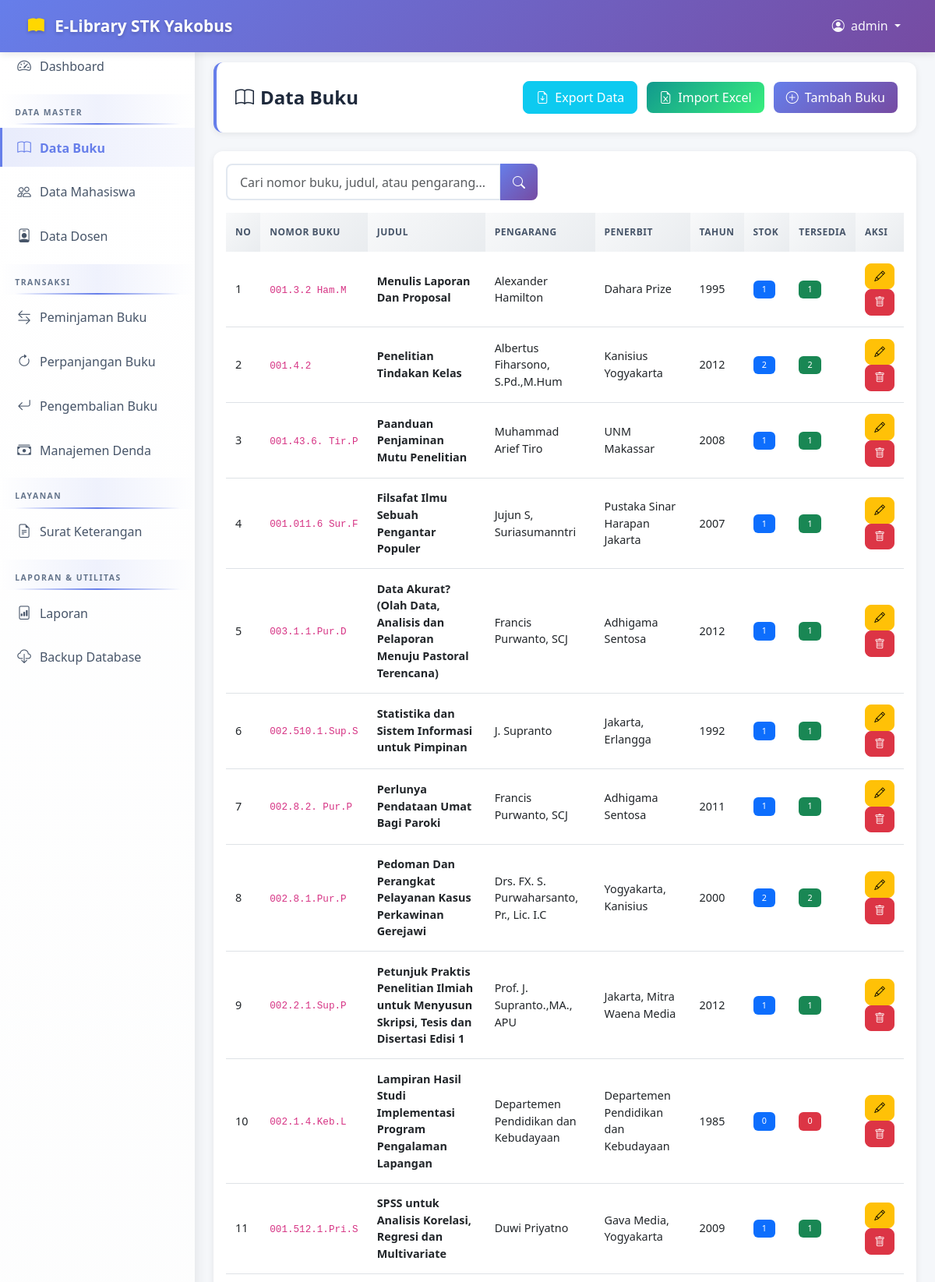
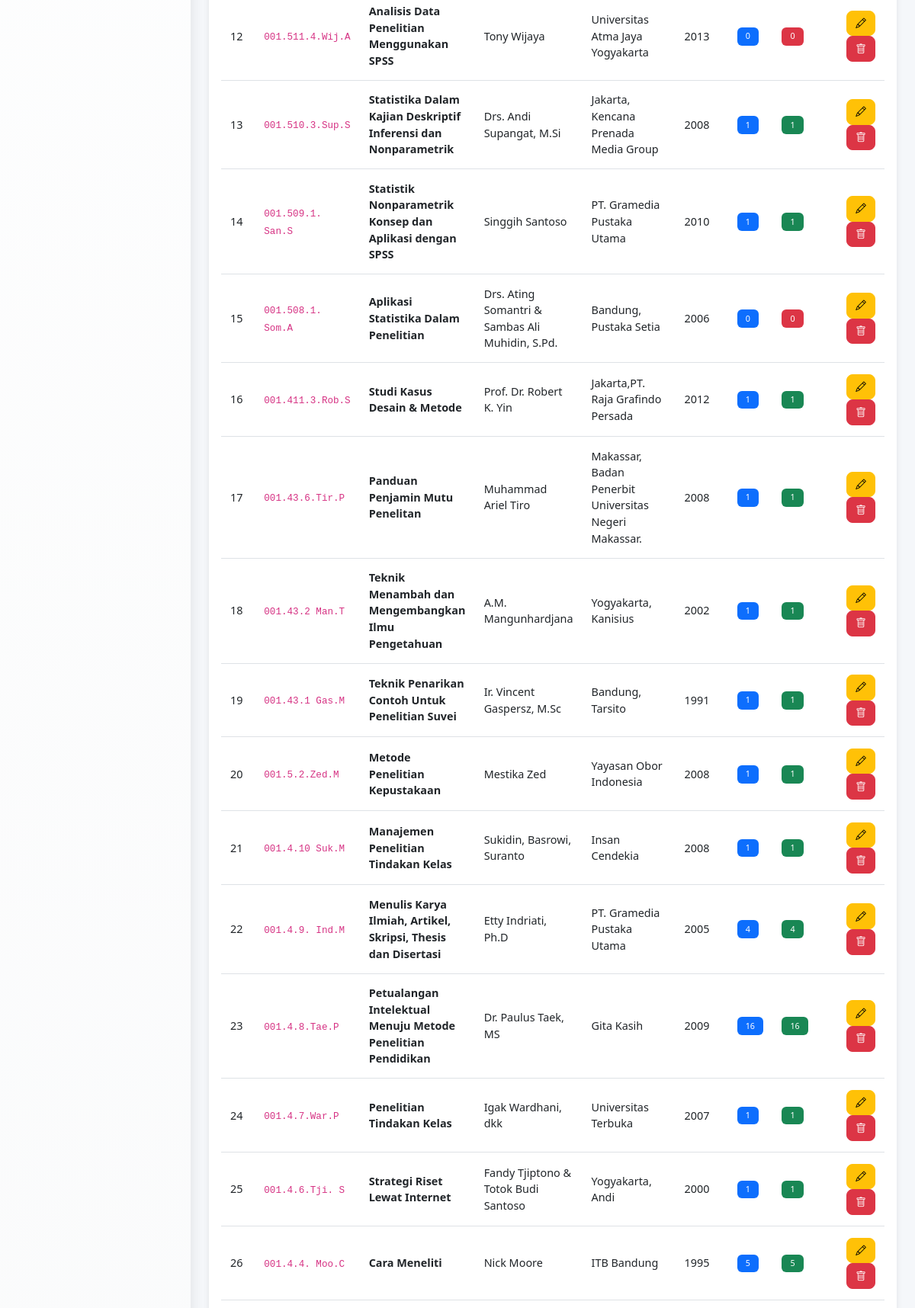
The app's page /modules/buku/index.php (signed in, upper part) with its own data (2 pictures, top to bottom).
### tables this page shows
CREATE TABLE `buku` (
  `id` int(11) NOT NULL AUTO_INCREMENT,
  `nomor_buku` varchar(50) NOT NULL,
  `judul` varchar(255) NOT NULL,
  `pengarang` varchar(255) NOT NULL,
  `penerbit` varchar(255) DEFAULT NULL,
  `tahun_terbit` year(4) DEFAULT NULL,
  `stok` int(11) DEFAULT 0,
  `stok_tersedia` int(11) DEFAULT 0,
  `created_at` timestamp NOT NULL DEFAULT current_timestamp(),
  `updated_at` timestamp NOT NULL DEFAULT current_timestamp() ON UPDATE current_timestamp(),
  PRIMARY KEY (`id`),
  UNIQUE KEY `nomor_buku` (`nomor_buku`)
);

### modules/buku/index.php (the view, shortened to what this page needs)
<?php
require_once '../../config/database.php';
$search = isset($_GET['search']) ? sanitize($_GET['search']) : '';
$where = '';
$query = "SELECT * FROM buku $where ORDER BY id DESC";
$result = $conn->query($query);
?>
<!DOCTYPE html>
<html lang="id">
<head>
    <link href="https://cdn.jsdelivr.net/npm/bootstrap@5.3.0/dist/css/bootstrap.min.css" rel="stylesheet">
    <link rel="stylesheet" href="https://cdn.jsdelivr.net/npm/bootstrap-icons@1.10.0/font/bootstrap-icons.css">
</head>
<body>
    <nav class="navbar navbar-expand-lg fixed-top">
        <div class="container-fluid">
            <a class="navbar-brand" href="<?= BASE_URL ?>dashboard.php">
                <i class="bi bi-book-fill me-2"></i>
                <strong>E-Library STK Yakobus</strong>
            </a>
            <div class="collapse navbar-collapse">
                <ul class="navbar-nav ms-auto">
                    <li class="nav-item dropdown">
                        <a class="nav-link dropdown-toggle" href="#" role="button" data-bs-toggle="dropdown">
                            <i class="bi bi-person-circle me-1"></i>
                            <?= $_SESSION['admin_username'] ?>
                        </a>
                    </li>
                </ul>
            </div>
        </div>
    </nav>
    <nav class="sidebar">
        <ul class="nav flex-column">
            <li class="nav-item">
                <a class="nav-link" href="<?= BASE_URL ?>dashboard.php">
                    <i class="bi bi-speedometer2"></i>Dashboard
                </a>
            </li>
            <li class="sidebar-heading">DATA MASTER</li>
            <li class="nav-item">
                <a class="nav-link active" href="<?= BASE_URL ?>modules/buku/index.php">
                    <i class="bi bi-book"></i>Data Buku
                </a>
            </li>
            <li class="nav-item">
                <a class="nav-link" href="<?= BASE_URL ?>modules/mahasiswa/index.php">
                    <i class="bi bi-people"></i>Data Mahasiswa
                </a>
            </li>
            <li class="nav-item">
                <a class="nav-link" href="<?= BASE_URL ?>modules/dosen/index.php">
                    <i class="bi bi-person-badge"></i>Data Dosen
                </a>
            </li>
            <li class="sidebar-heading">TRANSAKSI</li>
            <li class="nav-item">
                <a class="nav-link" href="<?= BASE_URL ?>modules/peminjaman/index.php">
                    <i class="bi bi-arrow-left-right"></i>Peminjaman Buku
                </a>
            </li>
            <li class="nav-item">
                <a class="nav-link" href="<?= BASE_URL ?>modules/perpanjangan/index.php">
                    <i class="bi bi-arrow-clockwise"></i>Perpanjangan Buku
                </a>
            </li>
            <li class="nav-item">
                <a class="nav-link" href="<?= BASE_URL ?>modules/pengembalian/index.php">
                    <i class="bi bi-arrow-return-left"></i>Pengembalian Buku
                </a>
            </li>
            <li class="nav-item">
                <a class="nav-link" href="<?= BASE_URL ?>modules/denda/index.php">
                    <i class="bi bi-cash-stack"></i>Manajemen Denda
                </a>
            </li>
            <li class="sidebar-heading">LAYANAN</li>
            <li class="nav-item">
                <a class="nav-link" href="<?= BASE_URL ?>modules/surat_keterangan/index.php">
                    <i class="bi bi-file-earmark-text"></i>Surat Keterangan
                </a>
            </li>
            <li class="sidebar-heading">LAPORAN & UTILITAS</li>
            <li class="nav-item">
                <a class="nav-link" href="<?= BASE_URL ?>modules/laporan/index.php">
                    <i class="bi bi-file-bar-graph"></i>Laporan
                </a>
            </li>
            <li class="nav-item">
                <a class="nav-link" href="<?= BASE_URL ?>modules/backup/index.php">
                    <i class="bi bi-cloud-download"></i>Backup Database
                </a>
            </li>
        </ul>
    </nav>
    <main class="main-content">
        <div class="page-header d-flex justify-content-between align-items-center">
            <h1><i class="bi bi-book me-2"></i>Data Buku</h1>
            <div>
                <a href="export.php" class="btn btn-info text-white me-2">
                    <i class="bi bi-file-earmark-arrow-down me-2"></i>Export Data
                </a>
                <a href="import.php" class="btn btn-success me-2">
                    <i class="bi bi-file-earmark-excel me-2"></i>Import Excel
                </a>
                <a href="add.php" class="btn btn-primary">
                    <i class="bi bi-plus-circle me-2"></i>Tambah Buku
                </a>
            </div>
        </div>
        <div class="card">
            <div class="card-body">
                <div class="row mb-3">
                    <div class="col-md-6">
                        <form method="GET" action="">
                            <div class="input-group search-box">
                                <input type="text" class="form-control" name="search" placeholder="Cari nomor buku, judul, atau pengarang..." value="<?= $search ?>">
                                <button class="btn btn-primary" type="submit">
                                    <i class="bi bi-search"></i>
                                </button>
                            </div>
                        </form>
                    </div>
                </div>
                <div class="table-responsive">
                    <table class="table table-hover">
                        <thead>
                            <tr>
                                <th width="5%">No</th>
                                <th width="10%">Nomor Buku</th>
                                <th width="25%">Judul</th>
                                <th width="15%">Pengarang</th>
                                <th width="15%">Penerbit</th>
                                <th width="8%">Tahun</th>
                                <th width="8%">Stok</th>
                                <th width="8%">Tersedia</th>
                                <th width="15%">Aksi</th>
                            </tr>
                        </thead>
                        <tbody>
                            <?php
                            $no = 1;
                            if ($result->num_rows > 0):
                                while ($row = $result->fetch_assoc()):
                            ?>
                            <tr>
                                <td><?= $no++ ?></td>
                                <td><code><?= $row['nomor_buku'] ?></code></td>
                                <td><strong><?= $row['judul'] ?></strong></td>
                                <td><?= $row['pengarang'] ?></td>
                                <td><?= $row['penerbit'] ?></td>
                                <td><?= $row['tahun_terbit'] ?></td>
                                <td><span class="badge bg-primary"><?= $row['stok'] ?></span></td>
                                <td>
                                    <span class="badge bg-<?= $row['stok_tersedia'] > 0 ? 'success' : 'danger' ?>">
                                        <?= $row['stok_tersedia'] ?>
                                    </span>
                                </td>
                                <td>
                                    <a href="edit.php?id=<?= $row['id'] ?>" class="btn btn-sm btn-warning">
                                        <i class="bi bi-pencil"></i>
                                    </a>
                                    <a href="delete.php?id=<?= $row['id'] ?>" class="btn btn-sm btn-danger" onclick="return confirm('Yakin ingin menghapus buku ini?')">
                                        <i class="bi bi-trash"></i>
                                    </a>
                                </td>
                            </tr>
                            <?php
                                endwhile;
                            endif; ?>
                        </tbody>
                    </table>
                </div>
            </div>
        </div>
    </main>
</body>
</html>

### modules/buku/index.php (style rules this page uses)
body { font-family: 'Segoe UI', Tahoma, Geneva, Verdana, sans-serif; background: #f5f7fa; }
.navbar { background: linear-gradient(135deg, #667eea 0%, #764ba2 100%); box-shadow: 0 2px 10px rgba(0,0,0,0.1); padding: 0.8rem 1.5rem; }
.navbar-brand { color: #fff !important; font-weight: 700; font-size: 1.3rem; text-shadow: 0 2px 4px rgba(0,0,0,0.2); }
.navbar-brand i { color: #ffd700; }
.navbar .nav-link { color: rgba(255,255,255,0.95) !important; }
.sidebar { position: fixed; top: 56px; bottom: 0; left: 0; width: 250px; background: linear-gradient(180deg, #ffffff 0%, #f8f9fa 100%); box-shadow: 2px 0 15px rgba(0,0,0,0.08); overflow-y: auto; }
.sidebar-heading { font-size: 0.65rem; text-transform: uppercase; font-weight: 700; letter-spacing: 1.5px; padding: 1rem 1.2rem 0.5rem; color: #64748b; background: linear-gradient(90deg, transparent 0%, rgba(102, 126, 234, 0.1) 50%, transparent 100%); margin-top: 0.5rem; position: relative; }
.sidebar-heading::after { content: ''; position: absolute; bottom: 0; left: 1.2rem; right: 1.2rem; height: 2px; background: linear-gradient(90deg, transparent 0%, #667eea 50%, transparent 100%); }
.sidebar .nav-link { font-weight: 500; color: #475569; padding: 0.75rem 1.2rem; border-left: 3px solid transparent; transition: all 0.3s ease; margin: 0.2rem 0; }
.sidebar .nav-link i { width: 22px; font-size: 1.1rem; margin-right: 0.7rem; }
.sidebar .nav-link.active { color: #667eea; background: linear-gradient(90deg, rgba(102, 126, 234, 0.15) 0%, rgba(102, 126, 234, 0.05) 100%); border-left-color: #667eea; font-weight: 600; }
.main-content { margin-left: 250px; margin-top: 56px; padding: 1.5rem; }
.page-header { background: white; border-radius: 12px; padding: 1.5rem; margin-bottom: 1.5rem; box-shadow: 0 2px 8px rgba(0,0,0,0.08); border-left: 4px solid #667eea; }
.page-header h1 { font-size: 1.5rem; font-weight: 700; color: #1e293b; margin: 0; }
.card { border: none; border-radius: 12px; box-shadow: 0 2px 8px rgba(0,0,0,0.08); margin-bottom: 1.5rem; }
.table { font-size: 0.9rem; }
.table thead th { background: linear-gradient(135deg, #f8f9fa 0%, #e9ecef 100%); color: #475569; font-weight: 600; text-transform: uppercase; font-size: 0.75rem; letter-spacing: 0.5px; border: none; padding: 1rem 0.75rem; }
.table tbody tr { transition: all 0.2s ease; }
.table tbody td { vertical-align: middle; padding: 0.9rem 0.75rem; }
.btn { border-radius: 8px; padding: 0.5rem 1rem; font-weight: 500; transition: all 0.3s ease; }
.btn-primary { background: linear-gradient(135deg, #667eea 0%, #764ba2 100%); border: none; }
.btn-success { background: linear-gradient(135deg, #11998e 0%, #38ef7d 100%); border: none; }
.btn-sm { padding: 0.35rem 0.7rem; font-size: 0.85rem; }
.badge { padding: 0.4rem 0.7rem; font-weight: 500; border-radius: 6px; }
.search-box { max-width: 400px; }
.search-box .form-control { border-radius: 8px; border: 2px solid #e2e8f0; padding: 0.6rem 1rem; }
.search-box .btn { border-radius: 8px; }

### records on screen
buku: nomor_buku "001.3.2 Ham.M", judul "Menulis Laporan Dan Proposal", pengarang "Alexander Hamilton", penerbit "Dahara Prize", tahun_terbit "1995", stok "1", stok_tersedia "1"
buku: nomor_buku "001.4.2", judul "Penelitian Tindakan Kelas", pengarang "Albertus Fiharsono, S.Pd.,M.Hum", penerbit "Kanisius Yogyakarta", tahun_terbit "2012", stok "2", stok_tersedia "2"
buku: nomor_buku "001.43.6. Tir.P", judul "Paanduan Penjaminan Mutu Penelitian", pengarang "Muhammad Arief Tiro", penerbit "UNM Makassar", tahun_terbit "2008", stok "1", stok_tersedia "1"
buku: nomor_buku "001.011.6 Sur.F", judul "Filsafat Ilmu Sebuah Pengantar Populer", pengarang "Jujun S, Suriasumanntri", penerbit "Pustaka Sinar Harapan Jakarta", tahun_terbit "2007", stok "1", stok_tersedia "1"
buku: nomor_buku "003.1.1.Pur.D", judul "Data Akurat? (Olah Data, Analisis dan Pelaporan Menuju Pastoral Terencana)", pengarang "Francis Purwanto, SCJ", penerbit "Adhigama Sentosa", tahun_terbit "2012", stok "1", stok_tersedia "1"
buku: nomor_buku "002.510.1.Sup.S", judul "Statistika dan Sistem Informasi untuk Pimpinan", pengarang "J. Supranto", penerbit "Jakarta, Erlangga", tahun_terbit "1992", stok "1", stok_tersedia "1"
buku: nomor_buku "002.8.2. Pur.P", judul "Perlunya Pendataan Umat Bagi Paroki", pengarang "Francis Purwanto, SCJ", penerbit "Adhigama Sentosa", tahun_terbit "2011", stok "1", stok_tersedia "1"
buku: nomor_buku "002.8.1.Pur.P", judul "Pedoman Dan Perangkat Pelayanan Kasus Perkawinan Gerejawi", pengarang "Drs. FX. S. Purwaharsanto, Pr., Lic. I.C", penerbit "Yogyakarta, Kanisius", tahun_terbit "2000", stok "2", stok_tersedia "2"
buku: nomor_buku "002.2.1.Sup.P", judul "Petunjuk Praktis Penelitian Ilmiah untuk Menyusun Skripsi, Tesis dan Disertasi Edisi 1", pengarang "Prof. J. Supranto.,MA., APU", penerbit "Jakarta, Mitra Waena Media", tahun_terbit "2012", stok "1", stok_tersedia "1"
buku: nomor_buku "002.1.4.Keb.L", judul "Lampiran Hasil Studi Implementasi Program Pengalaman Lapangan", pengarang "Departemen Pendidikan dan Kebudayaan", penerbit "Departemen Pendidikan dan Kebudayaan", tahun_terbit "1985", stok "0", stok_tersedia "0"
buku: nomor_buku "001.512.1.Pri.S", judul "SPSS untuk Analisis Korelasi, Regresi dan Multivariate", pengarang "Duwi Priyatno", penerbit "Gava Media, Yogyakarta", tahun_terbit "2009", stok "1", stok_tersedia "1"
buku: nomor_buku "001.511.4.Wij.A", judul "Analisis Data Penelitian Menggunakan SPSS", pengarang "Tony Wijaya", penerbit "Universitas Atma Jaya Yogyakarta", tahun_terbit "2013", stok "0", stok_tersedia "0"
buku: nomor_buku "001.510.3.Sup.S", judul "Statistika Dalam Kajian Deskriptif Inferensi dan Nonparametrik", pengarang "Drs. Andi Supangat, M.Si", penerbit "Jakarta, Kencana Prenada Media Group", tahun_terbit "2008", stok "1", stok_tersedia "1"
buku: nomor_buku "001.509.1. San.S", judul "Statistik Nonparametrik Konsep dan Aplikasi dengan SPSS", pengarang "Singgih Santoso", penerbit "PT. Gramedia Pustaka Utama", tahun_terbit "2010", stok "1", stok_tersedia "1"
buku: nomor_buku "001.508.1. Som.A", judul "Aplikasi Statistika Dalam Penelitian", pengarang "Drs. Ating Somantri & Sambas Ali Muhidin, S.Pd.", penerbit "Bandung, Pustaka Setia", tahun_terbit "2006", stok "0", stok_tersedia "0"
buku: nomor_buku "001.411.3.Rob.S", judul "Studi Kasus Desain & Metode", pengarang "Prof. Dr. Robert K. Yin", penerbit "Jakarta,PT. Raja Grafindo Persada", tahun_terbit "2012", stok "1", stok_tersedia "1"
buku: nomor_buku "001.43.6.Tir.P", judul "Panduan Penjamin Mutu Penelitan", pengarang "Muhammad Ariel Tiro", penerbit "Makassar, Badan Penerbit Universitas Negeri Makassar.", tahun_terbit "2008", stok "1", stok_tersedia "1"
buku: nomor_buku "001.43.2 Man.T", judul "Teknik Menambah dan Mengembangkan Ilmu Pengetahuan", pengarang "A.M. Mangunhardjana", penerbit "Yogyakarta, Kanisius", tahun_terbit "2002", stok "1", stok_tersedia "1"
buku: nomor_buku "001.43.1 Gas.M", judul "Teknik Penarikan Contoh Untuk Penelitian Suvei", pengarang "Ir. Vincent Gaspersz, M.Sc", penerbit "Bandung, Tarsito", tahun_terbit "1991", stok "1", stok_tersedia "1"
buku: nomor_buku "001.5.2.Zed.M", judul "Metode Penelitian Kepustakaan", pengarang "Mestika Zed", penerbit "Yayasan Obor Indonesia", tahun_terbit "2008", stok "1", stok_tersedia "1"
buku: nomor_buku "001.4.10 Suk.M", judul "Manajemen Penelitian Tindakan Kelas", pengarang "Sukidin, Basrowi, Suranto", penerbit "Insan Cendekia", tahun_terbit "2008", stok "1", stok_tersedia "1"
buku: nomor_buku "001.4.9. Ind.M", judul "Menulis Karya Ilmiah, Artikel, Skripsi, Thesis dan Disertasi", pengarang "Etty Indriati, Ph.D", penerbit "PT. Gramedia Pustaka Utama", tahun_terbit "2005", stok "4", stok_tersedia "4"
buku: nomor_buku "001.4.8.Tae.P", judul "Petualangan Intelektual Menuju Metode Penelitian Pendidikan", pengarang "Dr. Paulus Taek, MS", penerbit "Gita Kasih", tahun_terbit "2009", stok "16", stok_tersedia "16"
buku: nomor_buku "001.4.7.War.P", judul "Penelitian Tindakan Kelas", pengarang "Igak Wardhani, dkk", penerbit "Universitas Terbuka", tahun_terbit "2007", stok "1", stok_tersedia "1"
buku: nomor_buku "001.4.6.Tji. S", judul "Strategi Riset Lewat Internet", pengarang "Fandy Tjiptono & Totok Budi Santoso", penerbit "Yogyakarta, Andi", tahun_terbit "2000", stok "1", stok_tersedia "1"
buku: nomor_buku "001.4.4. Moo.C", judul "Cara Meneliti", pengarang "Nick Moore", penerbit "ITB Bandung", tahun_terbit "1995", stok "5", stok_tersedia "5"

### other values on screen
$_SESSION['admin_username'] "admin"
